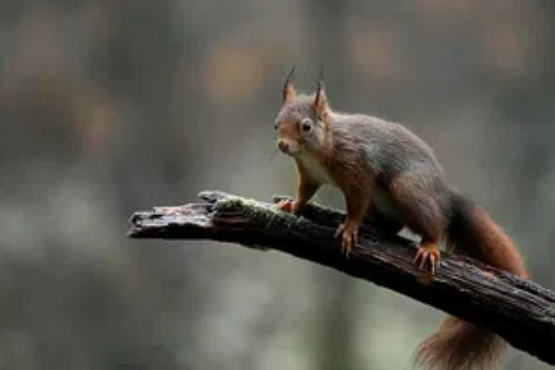
#> input picture log_transformation/img.png, 555 x 370 px, found by its file name
$ jupyter execute log_transformation.ipynb
#> lines starting #> are read from the running program, lines starting #| are printed output that depends on the picture
[cell 1]
import cv2
import matplotlib.pyplot as plt
import numpy as np

[cell 2]
image = cv2.imread('/content/img.png',0)
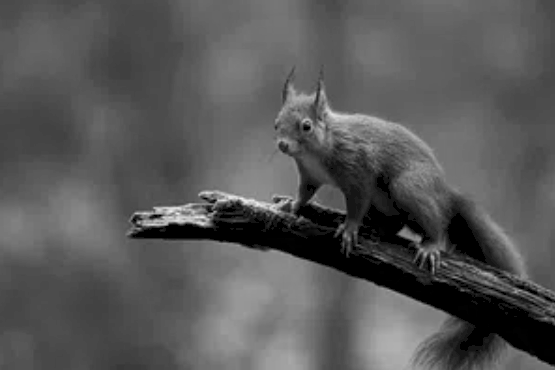
#> image: shape (370, 555); min 0, max 235, mean 87.9

[cell 3]
c= 255/np.log(1+np.max(image))
#> c = 46.67
log_image = c * (np.log(image+1))
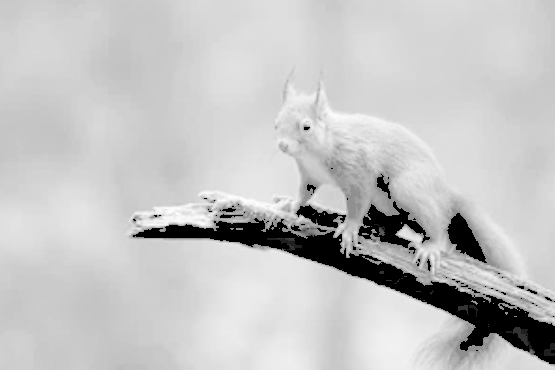
#> log_image: shape (370, 555) float16; min 0, max 255, mean 196.5

log_image = np.array(log_image, dtype = np.uint8)
